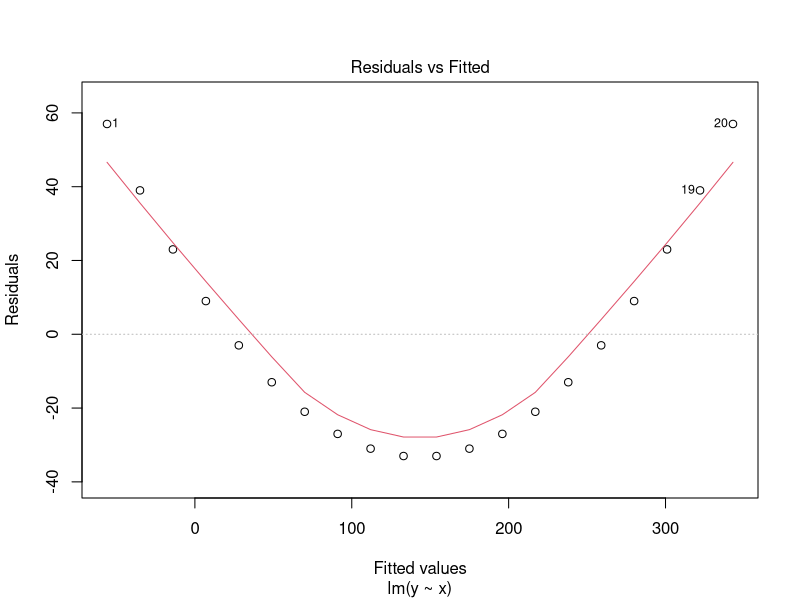
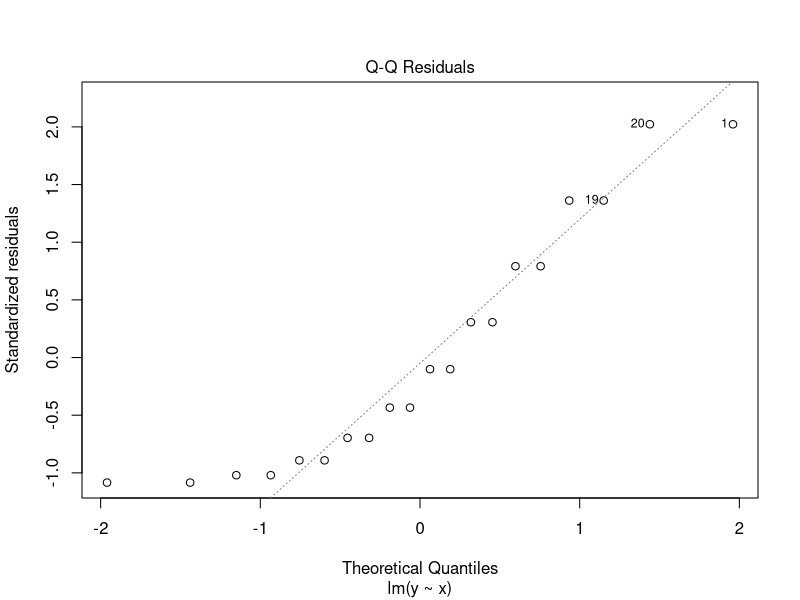
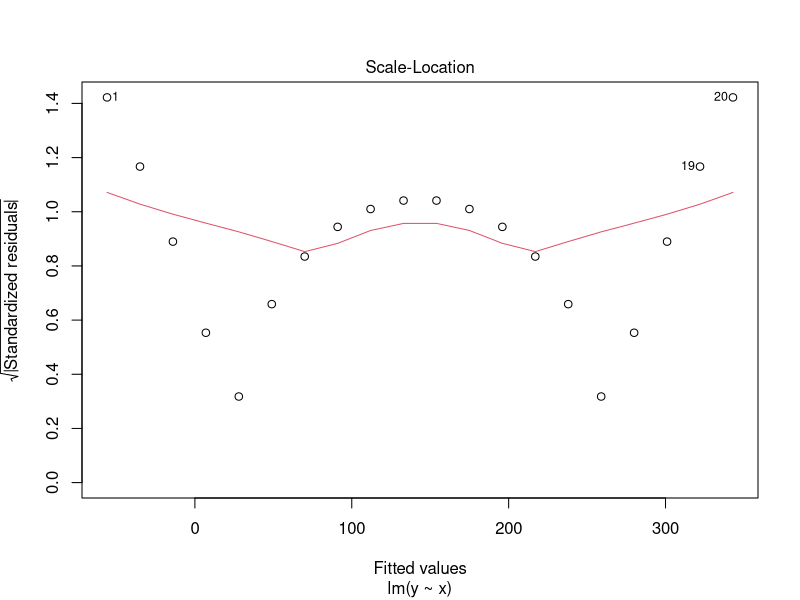
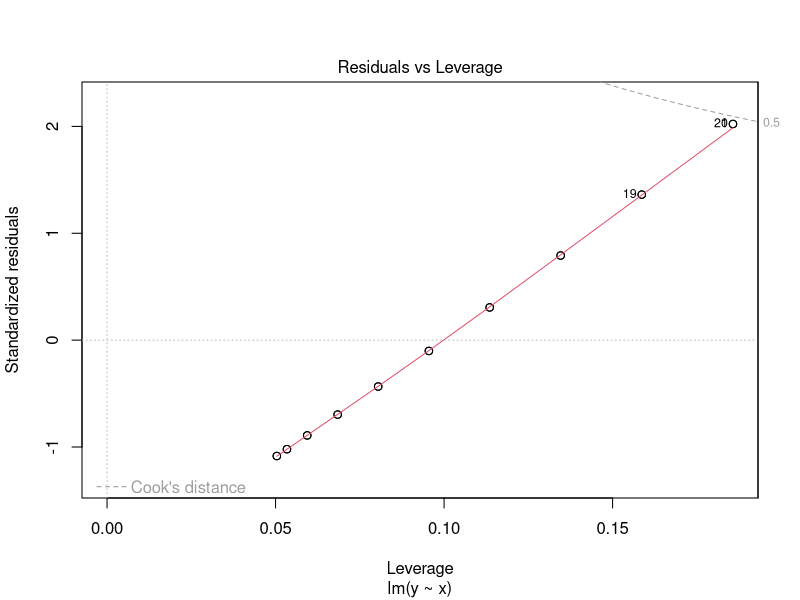
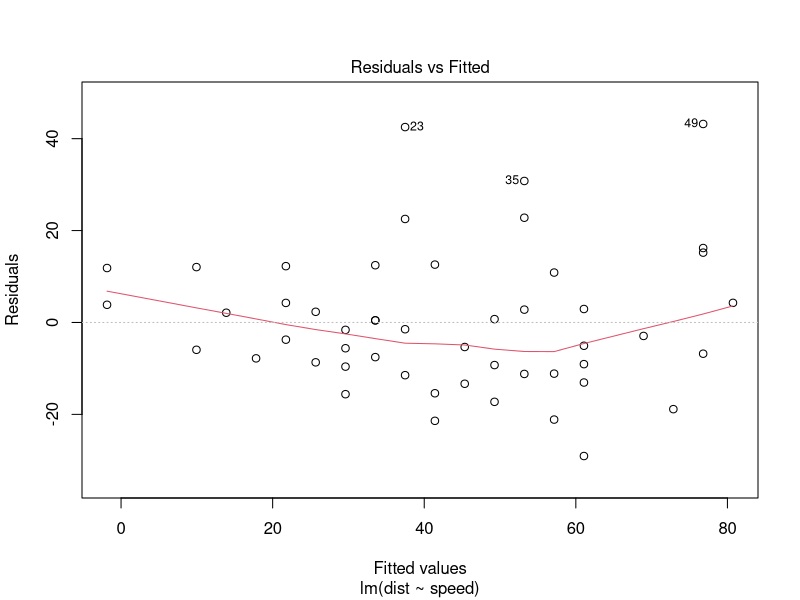
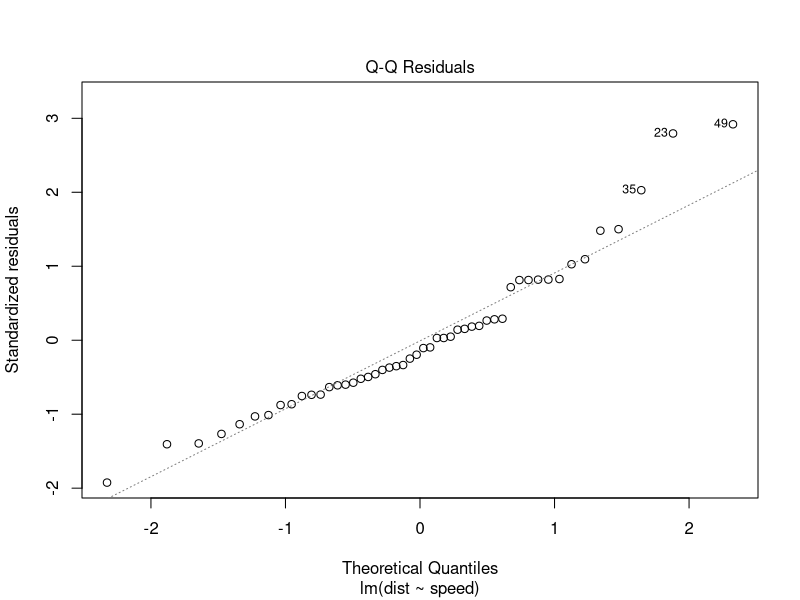
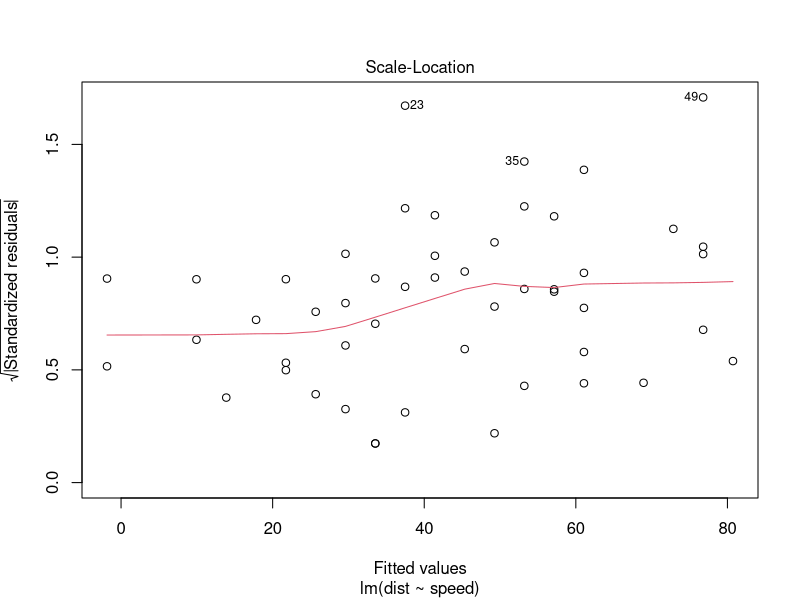
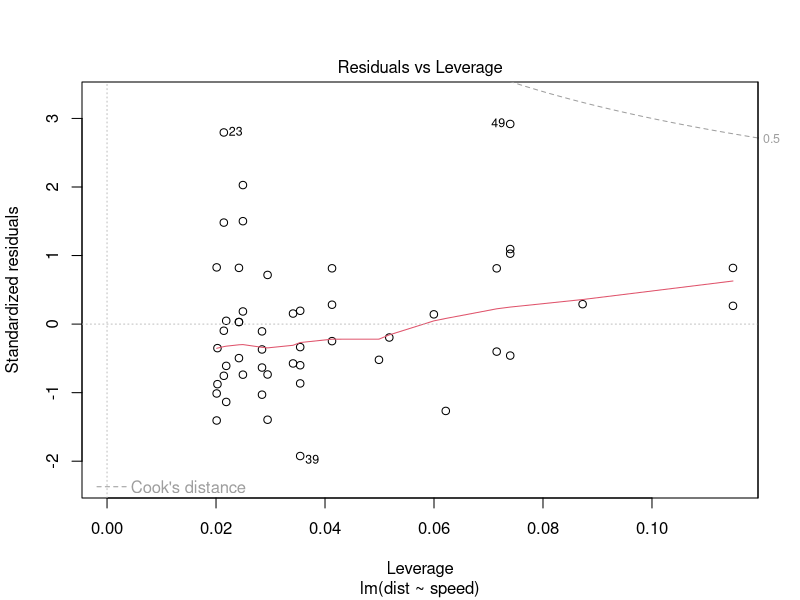

These figures' R source, in order:
###############################
## Teshis Yontemleri (Diagnostic Tools)
###############################

## y = alpha + beta*x + epsilon : G-M teoremi epsilon ~ i.i.d. N(0,sigma^2)

## y^(sapka) = alpha^(sapka)+ beta^(sapka)*x
## y  = y^(sapka) + e^(sapka)

############################
## Kalintilar ve uydurulmus degerler (Residuals vs Fitted)
############################

## ornek: ikinci dereceden bir denklem
x = 1:20
x
y = x^2
y
plot(lm(y~x))

## Cars veri seti

?cars

layout(1)
plot(lm(dist~speed, data = cars))

## Boston evleri
library(mlbench)
data("BostonHousing")
?BostonHousing
plot(lm(medv~crim + rm + tax + lstat, data = BostonHousing))


############################
## Q-Q grafigi (Quantile-to-Quantile (QQ) plot)
############################

model <-lm(dist~speed, data=cars)
plot(model)

####
## Diger normal dagilim kontrolleri
####

####
## Dagilim grafigi
####
d<- density(model[['residuals']])
?density
plot(d, main="kalinti KDE grafigi", xlab="kalinti degerleri")

####
## Ampirik birikimli dagilim fonksiyonu (ECDF)
## (Empirical Cumulative Distribution Function)
####

plot(ecdf(model[['residuals']]), main='Ampirik birikimli dagilim grafigi', xlab=' kalinti degerleri')

####
## Shapiro Test
####

shapiro.test(model[['residuals']])
?shapiro.test


##Soru: Eger normal dagilim ihlal ediliyorsa ne yapabiliriz?

####
## Veriyi donustur (transforming data)
####

model <-lm(log(dist)~speed, data=cars)
plot(model)

d<- density(model[['residuals']])

plot(d, main="kalinti KDE grafigi", xlab="kalinti degerleri")

shapiro.test(model[['residuals']])

?lm
?glm

############################
## Olcek konum grafigi (Scale location plot)
############################

model <-lm(dist~speed, data=cars)
plot(model)

####
## Breusch-Pagan testi
####

library(lmtest)
model <-lm(dist~speed, data=cars)
bptest(model)
?bptest

library(mlbench)
data("BostonHousing")
plot(lm(medv~crim + rm + tax + lstat, data = BostonHousing))

model<-lm(medv~crim + rm + tax + lstat, data = BostonHousing)
bptest(model)

############################
## Kalinti - Kaldirac grafigi (Residuals vs Leverages plot)
############################

x = c(1,2,3,4,5,20)
y = c(1,2,3,4,5,20)

plot(x,y)
abline(lm(y~x))

y = c(1,2,7,4,5,20)
abline(lm(y~x), col = "green")

y = c(1,2,3,4,5,24)
abline(lm(y~x), col = "red")

model <-lm(dist~speed, data=cars)
plot(model)

